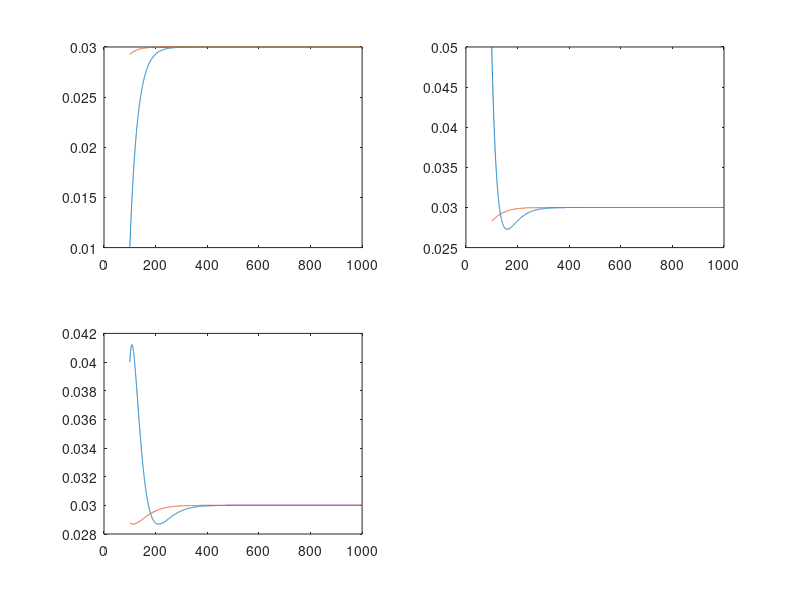

MATLAB code to generate this figure:
% n=1000;
% h=0.1;
% b=0.01;
% t=0:h:1;
% 
% % syms I(t)
% % ode1=diff(I)==b*(n-I)*I;
% % cond1=I(0)==15;
% % % exact=dsolve(ode1,cond1);
% exact=1000./(exp(log(197/3)-10*t)+1);
% rI=zeros(size(t));
% rI(1)=15;
% eI=rI;
% f=@(t,I) b*(n-I)*I;
% n=numel(t);
% for i=1:n-1
%     k1=h*f(t(i),rI(i));
%     k2=h*f(t(i)+0.5*h,rI(i)+0.5*k1);
%     k3=h*f(t(i)+0.5*h,rI(i)+0.5*k2);
%     k4=h*f(t(i)+h,rI(i)+k3);
%     rI(i+1)=rI(i)+(1/6)*(k1+2*k2+2*k3+k4);
%     eI(i+1)=eI(i)+h*f(t(i),eI(i));
% end
% figure
% plot(t,exact)
% hold on
% plot(t,rI)
% hold on 
% plot(t,eI)


h = 0.1; t = 100:h:1000;
r=100;
v=3000;
C=0.03;
y1=zeros(size(t));
y2=zeros(size(t));
y3=zeros(size(t));
y1(1)=0.01;
y2(1)=0.05;
y3(1)=0.04;
f1=@(t,y1,y2,y3) ((100/3000)*C-(100/3000)*y1);
f2=@(t,y1,y2,y3) ((100/3000)*y1-(100/3000)*y2);
f3=@(t,y1,y2,y3) ((100/3000)*y2-(100/3000)*y3);
exact_1=exp(-t/30).*((3*exp(t/30))./100-exp(1/30)/50);
exact_2=(31*exp(1/30-t/30))./1500-(t.*exp(1/30-t/30))/1500+3/100;
exact_3 = (exp(1/30-t/30).*(62*t+2700*exp(t/30-1/30)-t.^2+839))/90000;
n=numel(t);
for i=1:n-1
    % k1=h*f1(t(i),y1(i),y2(i));
    % k2 = h * f1(t(i) + 0.5 * h, y1(i) + 0.5 * k1,y2(i)+0.5*k1);
    % k3 = h * f1(t(i) + 0.5 * h, y1(i) + 0.5 * k2, y2(i)+0.5*k2);
    % k4 = h * f1(t(i) + h, y1(i) + k3,y2(i)+k3);
    % y1(i + 1) = y1(i) + (1/6) * (k1 + 2 * k2 + 2 * k3 + k4);
    % m1= h*f2(t(i),y1(i),y2(i));
    % m2 = h * f2(t(i) + 0.5 * h, y1(i) + 0.5 * m1,y2(i)+0.5*m1);
    % m3 = h * f2(t(i) + 0.5 * h, y1(i) + 0.5 * m2, y2(i)+0.5*m2);
    % m4 = h * f2(t(i) + h, y1(i) + m3,y2(i)+m3);
    % y2(i + 1) = y2(i) + (1/6) * (m1 + 2 * m2 + 2 * m3 + m4);

    y1(i+1)=y1(i)+h*f1(t(i),y1(i),y2(i),y3(i));
    y2(i+1)=y2(i)+h*f2(t(i),y1(i),y2(i),y3(i));
    y3(i+1)=y3(i)+h*f3(t(i),y1(i),y2(i),y3(i));

end
ee1= 100 * abs((exact_1 - y1) ./ exact_1);
ee2= 100 * abs((exact_2 - y2) ./ exact_2);
ee3= 100 * abs((exact_3 - y3) ./ exact_3);
figure
subplot(2,2,1)
plot(t,y1)
hold on
plot(t,exact_1)
subplot(2,2,2)
plot(t,y2)
hold on
plot(t,exact_2)
subplot(2,2,3)
plot(t,y3)
hold on
plot(t,exact_3)